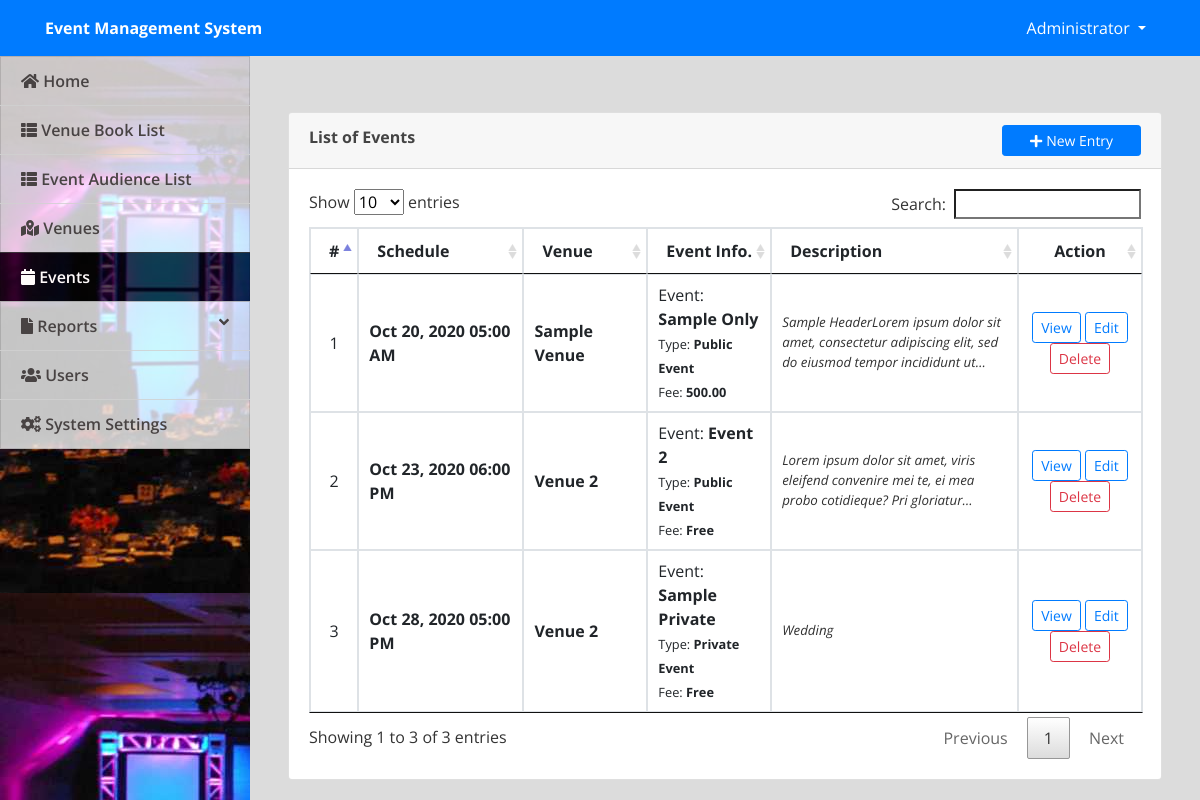
The page /admin/index.php?page=events (signed in) on the database its author committed.
### tables this page shows
CREATE TABLE `events` (
  `id` int(30) NOT NULL,
  `venue_id` int(30) NOT NULL,
  `event` text NOT NULL,
  `description` text NOT NULL,
  `schedule` datetime NOT NULL,
  `type` tinyint(1) NOT NULL DEFAULT 1 COMMENT '1=Public, 2-Private',
  `audience_capacity` int(30) NOT NULL,
  `payment_type` tinyint(1) NOT NULL DEFAULT 1 COMMENT '1=Free,payable',
  `amount` double NOT NULL DEFAULT 0,
  `banner` text NOT NULL,
  `date_created` datetime NOT NULL
);

CREATE TABLE `venue` (
  `id` int(30) NOT NULL,
  `venue` text NOT NULL,
  `address` text NOT NULL,
  `description` text NOT NULL,
  `rate` float NOT NULL
);

### admin/events.php (the view, shortened to what this page needs)
<?php include('db_connect.php');?>
<div class="container-fluid">
	<div class="col-lg-12">
		<div class="row">
			<div class="col-md-12">
				<div class="card">
					<div class="card-header">
						<b>List of Events</b>
						<span class="float:right"><a class="btn btn-primary btn-block btn-sm col-sm-2 float-right" href="index.php?page=manage_event" id="new_event">
					<i class="fa fa-plus"></i> New Entry
				</a></span>
					</div>
					<div class="card-body">
						<table class="table table-condensed table-bordered table-hover">
							<colgroup>
								<col width="5%">
								<col width="20%">
								<col width="15%">
								<col width="15%">
								<col width="30%">
								<col width="15%">
							</colgroup>
							<thead>
								<tr>
									<th class="text-center">#</th>
									<th class="">Schedule</th>
									<th class="">Venue</th>
									<th class="">Event Info.</th>
									<th class="">Description</th>
									<th class="text-center">Action</th>
								</tr>
							</thead>
							<tbody>
								<?php
								$i = 1;
								$events = $conn->query("SELECT e.*,v.venue FROM events e inner join venue v on v.id=e.venue_id order by e.id asc");
								while($row=$events->fetch_assoc()):
									$trans = get_html_translation_table(HTML_ENTITIES,ENT_QUOTES);
									unset($trans["\""], $trans["<"], $trans[">"], $trans["<h2"]);
									$desc = strtr(html_entity_decode($row['description']),$trans);
									$desc=str_replace(array("<li>","</li>"), array("",","), $desc);
								?>
								<tr>
									<td class="text-center"><?php echo $i++ ?></td>
									<td class="">
										 <p> <b><?php echo date("M d, Y h:i A",strtotime($row['schedule'])) ?></b></p>
									</td>
									<td class="">
										 <p> <b><?php echo ucwords($row['venue']) ?></b></p>
									</td>
									<td class="">
										 <p>Event: <b><?php echo ucwords($row['event']) ?></b></p>
										 <p><small>Type: <b><?php echo $row['type']  == 1 ? "Public Event" : "Private Event" ?></small></b></p>
										 <p><small>Fee: <b><?php echo $row['payment_type']  == 1 ? "Free" : number_format($row['amount'],2) ?></small></b></p>
									</td>
									<td>
										 <p class="truncate"><?php echo strip_tags($desc) ?></p>
									</td>
									<td class="text-center">
										<button class="btn btn-sm btn-outline-primary view_event" type="button" data-id="<?php echo $row['id'] ?>" >View</button>
										<button class="btn btn-sm btn-outline-primary edit_event" type="button" data-id="<?php echo $row['id'] ?>" >Edit</button>
										<button class="btn btn-sm btn-outline-danger delete_event" type="button" data-id="<?php echo $row['id'] ?>">Delete</button>
									</td>
								</tr>
								<?php endwhile; ?>
							</tbody>
						</table>
					</div>
				</div>
			</div>
		</div>
	</div>
</div>

### admin/assets/css/style.css (style rules this page uses)
body { font-family: "Open Sans", sans-serif; color: #444444; width: 100%; height: calc(100%); }
a { color: #1977cc; }
.truncate { overflow: hidden; text-overflow: ellipsis; display: -webkit-box; -webkit-line-clamp: 3; -webkit-box-orient: vertical; font-size: smaller; color: #000000cf; font-style: italic; }

### admin/index.php (style rules this page uses)
body { background: #80808045; }

### admin/events.php (style rules this page uses)
td { vertical-align: middle !important; }
td p { margin: unset }

### rows shown on the page
events: schedule "Oct 20, 2020 05:00 AM", venue.venue "Sample Venue", event "Sample Only", type "Public Event", amount "500.00", description "Sample HeaderLorem ipsum dolor sit amet, consectetur adipiscing elit, sed do eiusmod tempor incididunt…"
events: schedule "Oct 23, 2020 06:00 PM", venue.venue "Venue 2", event "Event 2", type "Public Event", payment_type "Free", description "Lorem ipsum dolor sit amet, viris eleifend convenire mei te, ei mea probo cotidieque? Pri…"
events: schedule "Oct 28, 2020 05:00 PM", venue.venue "Venue 2", event "Sample Private", type "Private Event", payment_type "Free", description "Wedding"

### other values the page prints
$_SESSION['system']['name'] "Event Management System"
$_SESSION['login_name'] "Administrator"
